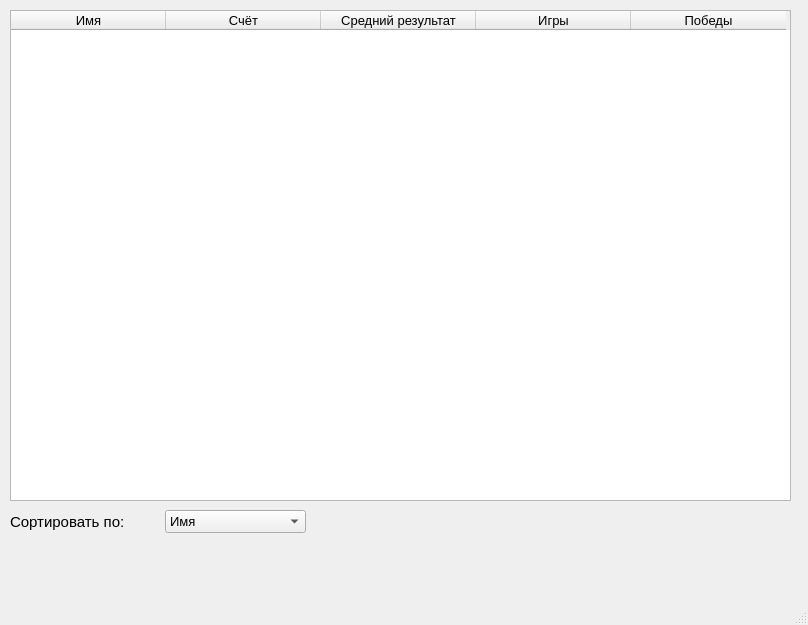
<?xml version="1.0" encoding="UTF-8"?>
<ui version="4.0">
 <class>MainWindow</class>
 <widget class="QMainWindow" name="MainWindow">
  <property name="geometry">
   <rect>
    <x>0</x>
    <y>0</y>
    <width>808</width>
    <height>625</height>
   </rect>
  </property>
  <property name="font">
   <font>
    <pointsize>10</pointsize>
   </font>
  </property>
  <property name="windowTitle">
   <string>Best Painter - Score Table</string>
  </property>
  <widget class="QWidget" name="centralwidget">
   <widget class="QTableWidget" name="tableWidget">
    <property name="geometry">
     <rect>
      <x>10</x>
      <y>10</y>
      <width>781</width>
      <height>491</height>
     </rect>
    </property>
    <property name="editTriggers">
     <set>QAbstractItemView::NoEditTriggers</set>
    </property>
    <attribute name="horizontalHeaderCascadingSectionResizes">
     <bool>true</bool>
    </attribute>
    <attribute name="horizontalHeaderDefaultSectionSize">
     <number>155</number>
    </attribute>
    <column>
     <property name="text">
      <string>Имя</string>
     </property>
    </column>
    <column>
     <property name="text">
      <string>Счёт</string>
     </property>
    </column>
    <column>
     <property name="text">
      <string>Средний результат</string>
     </property>
    </column>
    <column>
     <property name="text">
      <string>Игры</string>
     </property>
    </column>
    <column>
     <property name="text">
      <string>Победы</string>
     </property>
    </column>
   </widget>
   <widget class="QWidget" name="layoutWidget">
    <property name="geometry">
     <rect>
      <x>10</x>
      <y>510</y>
      <width>296</width>
      <height>24</height>
     </rect>
    </property>
    <layout class="QHBoxLayout" name="horizontalLayout">
     <property name="spacing">
      <number>40</number>
     </property>
     <item>
      <widget class="QLabel" name="label">
       <property name="font">
        <font>
         <pointsize>11</pointsize>
        </font>
       </property>
       <property name="text">
        <string>Сортировать по:</string>
       </property>
      </widget>
     </item>
     <item>
      <widget class="QComboBox" name="ord_by_cmbx">
       <item>
        <property name="text">
         <string>Имя</string>
        </property>
       </item>
       <item>
        <property name="text">
         <string>Счёт</string>
        </property>
       </item>
       <item>
        <property name="text">
         <string>Средний результат</string>
        </property>
       </item>
       <item>
        <property name="text">
         <string>Игры</string>
        </property>
       </item>
       <item>
        <property name="text">
         <string>Победы</string>
        </property>
       </item>
      </widget>
     </item>
    </layout>
   </widget>
  </widget>
  <widget class="QMenuBar" name="menubar">
   <property name="geometry">
    <rect>
     <x>0</x>
     <y>0</y>
     <width>808</width>
     <height>21</height>
    </rect>
   </property>
  </widget>
  <widget class="QStatusBar" name="statusbar"/>
 </widget>
 <resources/>
 <connections/>
</ui>
